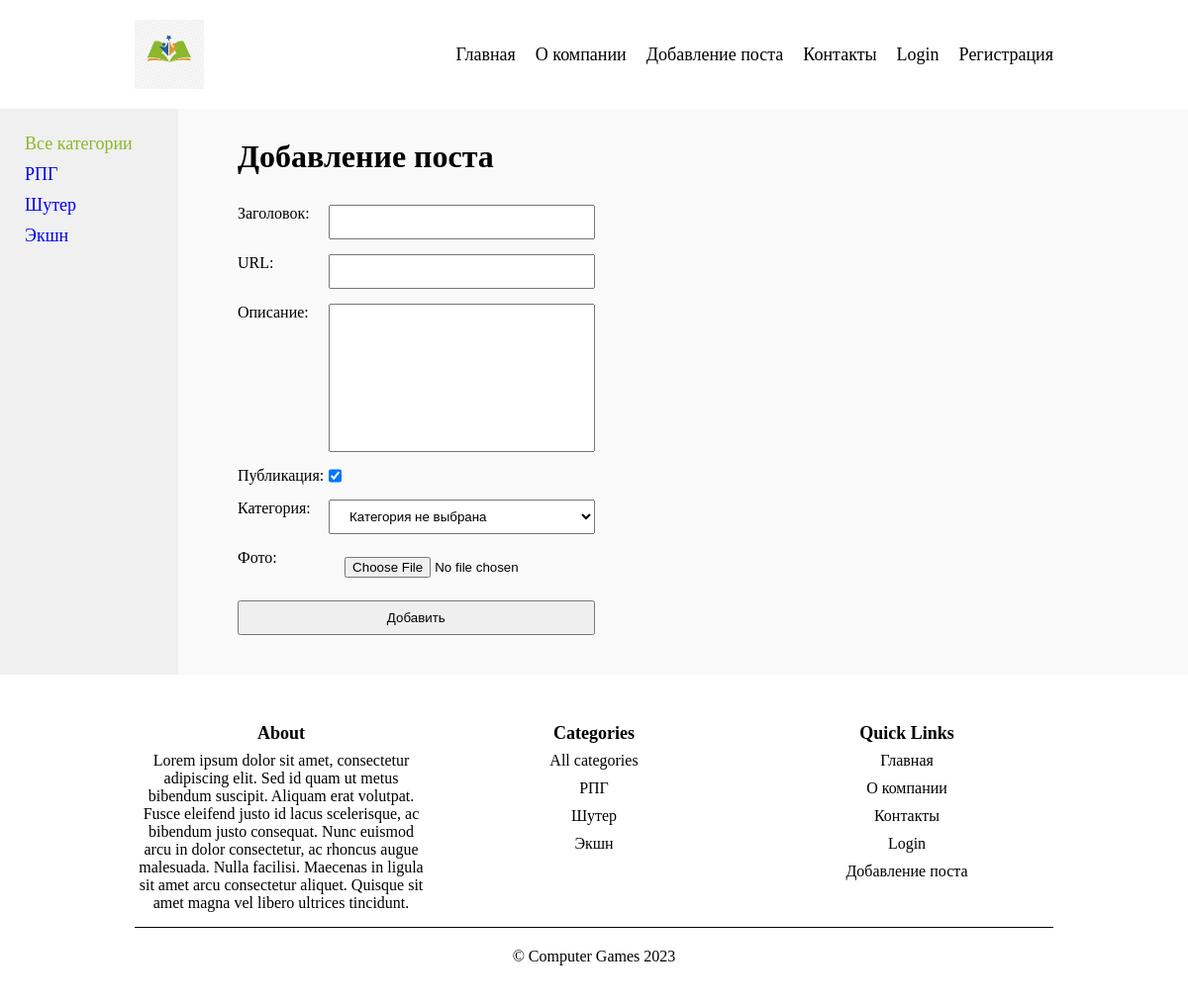
Screenshot of /addpost/ (signed in) with the database file from the repository.
### index/models.py (models this page shows)
class Category(models.Model):
    name = models.CharField(max_length=100, db_index=True, verbose_name = 'Категория')
    slug = models.SlugField(max_length=255, db_index=True, verbose_name='URL')
    def __str__(self):
        return self.name
    def get_absolute_url(self):
        return reverse('category', kwargs={'cat_slug':self.slug})
    class Meta:
        verbose_name = 'Категория'
        verbose_name_plural = 'Категории'
        ordering = ['id']

### index/views.py (the view)
# urls.py: path('addpost/', AddPostView.as_view(), name = 'addpost')
class AddPostView(LoginRequiredMixin, DataMixin, CreateView):
    form_class = AddPostForm
    template_name = 'index/addpost.html'
    success_url = reverse_lazy('home')
    raise_exception = True
    def get_context_data(self, *, object_list=None, **kwargs):
        context = super().get_context_data(**kwargs)
        c_def = self.get_user_context(title='Добавление поста')
        return dict(list(context.items()) + list(c_def.items()))

### index/forms.py (shortened to what this page needs)
class AddPostForm(forms.ModelForm):
    def __init__(self, *args, **kwargs):
        super().__init__(*args, **kwargs)
        self.fields['category'].empty_label = 'Категория не выбрана'
    class Meta:
        model = Info
        fields = ['title', 'slug', 'content', 'is_published', 'category', 'photo']
        widgets = {
            'title': forms.TextInput(attrs={'class': 'form__input'}),
            'content': forms.Textarea(attrs={'class': 'form__input'}),
        }

### index/templatetags/index_tags.py (called while the page is built)
@register.simple_tag(name = 'getcats')
def get_categories(filter = None):
    if not filter:
        return Category.objects.all()
    else:
        return Category.objects.filter(pk = filter)

@register.inclusion_tag('index/list_categories.html')
def show_categories(sort = None, cat_selected = 0):
    if not sort:
        cats = Category.objects.all()
    else:
        cats = Category.objects.order_by(sort)
    return {'cats' : cats, 'cat_selected' : cat_selected}

@register.inclusion_tag('index/list_menu.html')
def show_menu():
    menu = [
        {'title': 'Главная', 'url_name': 'home'},
        {'title': 'О компании', 'url_name': 'about'},
        {'title': 'Добавление поста', 'url_name': 'addpost'},
        {'title': 'Контакты', 'url_name': 'contact'},
        {'title': 'Login', 'url_name': 'login'},
        {'title': 'Регистрация', 'url_name': 'register'}
    ]
    return {'menu':menu}

@register.inclusion_tag('index/footer.html')
def show_footer():
    menu = [
        {'title': 'Главная', 'url_name': 'home'},
        {'title': 'О компании', 'url_name': 'about'},
        {'title': 'Контакты', 'url_name': 'contact'},
        {'title': 'Login', 'url_name': 'login'},
        {'title': 'Добавление поста', 'url_name' : 'addpost'}
    ]
    about = 'Lorem ipsum dolor sit amet, consectetur adipiscing elit. Sed id quam ut metus bibendum suscipit. Aliquam erat volutpat. Fusce eleifend justo id lacus scelerisque, ac bibendum justo consequat. Nunc euismod arcu in dolor consectetur, ac rhoncus augue malesuada. Nulla facilisi. Maecenas in ligula sit amet arcu consectetur aliquet. Quisque sit amet magna vel libero ultrices tincidunt.'
    return {'menu': menu, 'about' : about}

### index/templates/index/addpost.html (shortened to what this page needs)
{%extends 'index/base.html' %}
{% block content %}
    <div class="content">
        <h1 class="post__title">{{title}}</h1>
        <form action="{% url 'addpost' %}" method="post" class="form">
            {%for field in form%}
                <div class="form__row">
                    <div class="form__input">
                        <label class="form__label" for="field.id_for_label">{{field.label}}:</label>
                        {{field}}
                    </div>
                </div>
            {% endfor %}
            <button type="submit" class="form__button">Добавить</button>
        </form>
    </div>
{% endblock %}

### index/templates/index/list_categories.html
{% for cat in cats %}
    {% if cat_selected == cat.pk %}
        <li class="selected">{{cat.name}}</li>
    {% else %}
        <li><a href="{{cat.get_absolute_url}}">{{cat.name}}</a></li>
    {% endif %}
{% endfor %}

### index/templates/index/footer.html
{% load static %}
{% load index_tags %}
<footer class="footer">
    <div class="container">
        <div class="footer__container">
            <div class="footer__column">
                <h3 class="footer__title">About</h3>
                <div>{{ about }}</div>
            </div>
            <div class="footer__column">
                <h3 class="footer__title">Categories</h3>
                <ul class="footer__menu">
                    {%getcats as cats%}
                    <li><a href="{% url 'home' %}">All categories</a></li>
                    {% for cat in cats %}
                    <li><a href="{{cat.get_absolute_url}}">{{cat.name}}</a></li>
                    {% endfor %}
                </ul>
            </div>
            <div class="footer__column">
                <h3 class="footer__title">Quick Links</h3>
                <ul class="footer__menu">
                    {% for item in menu %}
                        <li><a href="{% url item.url_name %}">{{ item.title }}</a></li>
                    {% endfor %}
                </ul>
            </div>
        </div>
        <p class="footer__copyright">&copy; Computer Games 2023</p>
    </div>
</footer>

### index/static/index/css/style.css (style rules this page uses)
html { height: 100%; scroll-behavior: smooth; }
*, *::before, *::after { padding: 0; margin: 0; box-sizing: border-box; }
ul[class], ol[class] { list-style: none; }
.container { max-width: 80%; padding: 0 16px; margin: 0 auto; }
.content { max-width: 80%; padding: 0 20px; margin-bottom: 20px; }
.sidebar li { padding:5px; font-size:18px; }
.sidebar a { text-decoration: none; }
.post__title { margin-top:30px; margin-bottom:30px; }
.footer { margin-top: 30px; padding: 20px 0; text-align: center; }
.footer__container { display: grid; grid-template-columns: 1fr 1fr 1fr; gap: 20px; }
.footer__column { font-size:16px; }
.footer__title { font-size: 18px; line-height: 100%; margin-bottom:10px; }
.footer__menu li { margin-bottom: 10px; }
.footer__menu a { color: #000; text-decoration: none; transition: color 0.2s ease-in-out; }
.footer__copyright { margin-top:15px; border-top: 1px solid #000; padding: 20px 0; }
.form { display:flex; flex-direction: column; max-width:100%; gap:15px; }
.form__input { display:grid; grid-template-columns:20% 1fr; gap:20px; }
.form__input input, .form__input select { padding: 8px 16px; }
.form__input textarea { resize:none; height:150px; padding: 8px 16px; }
.form__input input[type='checkbox'] { margin-right: auto; }
.form__button { padding: 8px 16px; }

### rows the page displays
Category: name "РПГ"
Category: name "Шутер"
Category: name "Экшн"

### other values shown
{{ item.title }} "Главная" "О компании" "Добавление поста" "Контакты" "Login" "Регистрация"
{{ title }} "Добавление поста"
{{ field.label }} "Заголовок" "URL" "Описание" "Публикация" "Категория" "Фото"
{{ item.title }} "Главная" "О компании" "Контакты" "Login" "Добавление поста"
